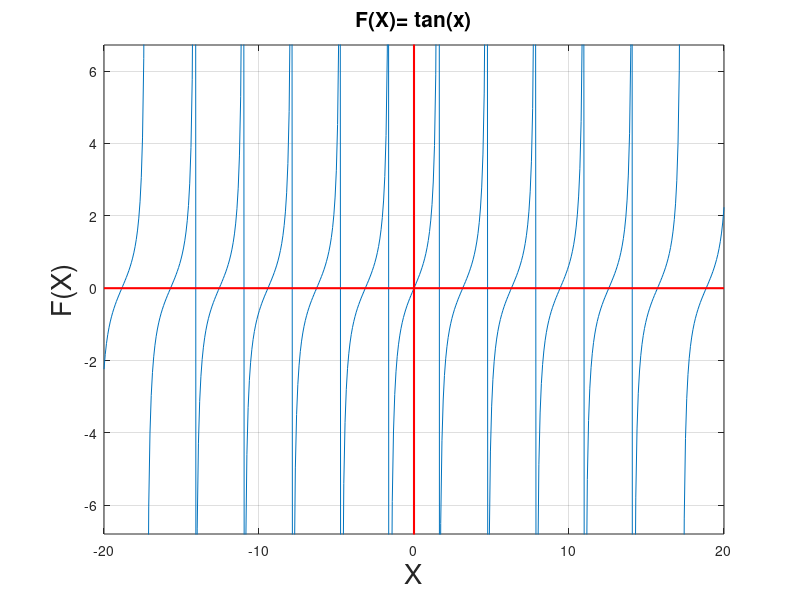

Source code (MATLAB):
%Octave Script
%title               :Funciones trascendentes: Trigonometricas, Logaritmicas y Exponenciales
%Description         :identificar el dominio, rango y tipo de funcion
%Author:             :Angel Jesus Santiago Hernandez
%Date                :2021/11/25
%Version             :15
%Usage               :octave>cd/path/AXIOMAS
%Notes:              :Requiere aplicacion octave,usar su linea de comandos
%                    :https://octaveintro.readthedocs.io/en/latest/index.html

clear 
ezplot('tan(x)',[-20 20]);
hold on;
grid on;
plot([-20 20],[0 0],'r-',"linewidth",1.5,"markersize",8);
plot([0 0],[-8 8],'r-',"linewidth",1.5,"markersize",8);
hold off;
title("F(X)= tan(x)",'FontSize',15);
xlabel("X",'FontSize',20);
ylabel("F(X)",'FontSize',20);
%Dominio, Rango y tipo de funcion
disp('FUNCION SUPRAYECTIVA')